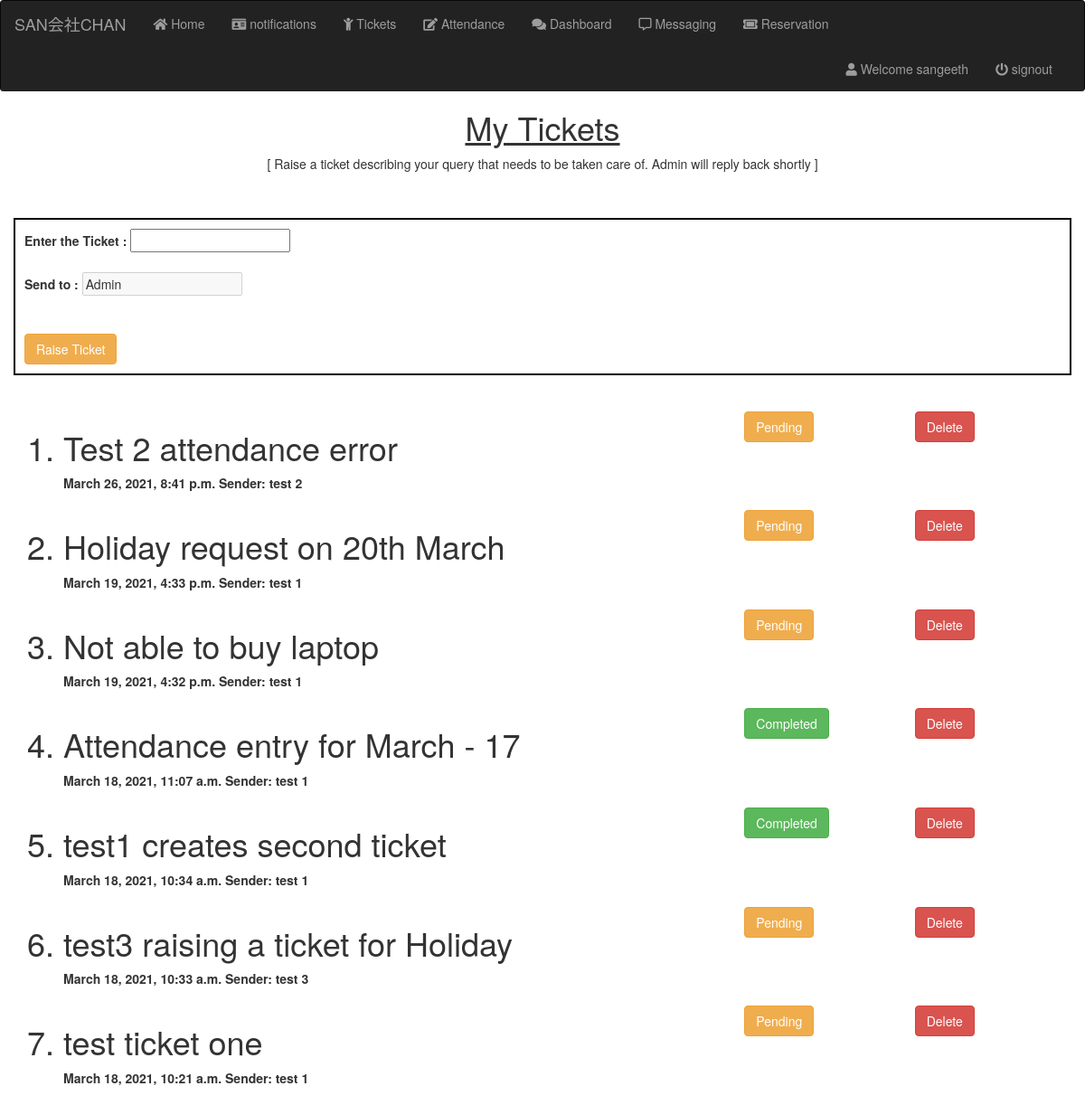
The app's page /tickets (signed in) with its own data.
### homepage/models.py (models this page shows)
class Tickets(models.Model):
    employee = models.ForeignKey(Employee , on_delete = models.CASCADE , related_name="ticket_employee")
    query = models.CharField(max_length=200)
    sender = models.ForeignKey(Employee , on_delete = models.CASCADE , related_name="ticket_sender")
    reciever = models.ForeignKey(Employee , on_delete = models.CASCADE , blank = True, null= True ,  related_name="ticket_reciever")
    created_at = models.DateTimeField(auto_now_add=True)
    status = models.IntegerField(default = 0)
    def __str__(self):
        return self.query

### structure/models.py (models this page shows, shortened)
class Employee(models.Model):
    user_profile = models.ForeignKey(user_profile, on_delete=models.CASCADE, null=True, blank=True )
    emp_no = models.IntegerField( primary_key=True )
    birth_date = models.DateField()
    first_name = models.CharField(max_length=14 , help_text="Enter your First Name")
    last_name = models.CharField(max_length=16)
    gender = models.CharField(max_length=1)
    hire_date = models.DateField()
    address = models.TextField(max_length=100, blank = True, null=True, default="NAN")
    class Meta:
        verbose_name = ('employee')
        verbose_name_plural = ('employees')
    def __str__(self):
        return "{} {}".format(self.first_name, self.last_name)

### homepage/views.py (the view, shortened to what this page needs)
# urls.py: path('tickets', views.tickets , name = "tickets"),
def tickets(request):
    current_user = request.user
    is_admin = Employee.objects.get(user_profile__email = current_user.email)
    if(is_admin.emp_no == 0):
        admin = Employee.objects.get(emp_no = 0)
        ticket = Tickets.objects.all().filter(~Q(status=3)).order_by('-created_at')
        print(ticket)
        return render(request,'landing/tickets.html', {'tickets' : ticket , 'curr_user' : current_user , 'admin':admin , 'is_admin':1})
    else:
        admin = Employee.objects.get(emp_no = 0)
        ticket = Tickets.objects.all().filter(~Q(status=3)).filter(employee__user_profile__email = current_user.email).order_by('-created_at')
        print(ticket)
        return render(request,'landing/tickets.html', {'tickets' : ticket , 'curr_user' : current_user , 'admin':admin})

### templates/landing/tickets.html (shortened to what this page needs)
<!DOCTYPE html>
{% extends "base.html" %}
{% load static %}
{% block body %}
    <h1 style = "text-align: center;"> <u> My Tickets </u> </h1>
    <p style = "text-align: center;">[ Raise a ticket describing your query that needs to be taken care of. Admin will reply back shortly ]</p>
    <br><br>
    <form style="border: 2px solid black; padding:10px;" method="POST">
        <label for="ticket">Enter the Ticket : </label>
        <input type="text" name="ticket">
        <br><br>
        <label for="reciever"> Send to :</label>
        <input type="text" name="reciever" value= "Admin" disabled >
        <br><br><br>
        <input type="submit" class="btn btn-warning "  value="Raise Ticket">
    </form>
    <br><br>
    <ol>
    {% for ticket in tickets %}
    <div>
            <div class="col-md-12">
                <div class="row">
                    <div class="col-md-8">
                        <h1> <li> {{ticket}} </li> </h1>
                        <b>{{ticket.created_at}}</b>
                        {% if is_admin %}
                        <b> Sender: {{ticket.sender}}</b>
                        {% else %}
                        <b> Sender: Myself</b>
                        {% endif %}
                        <br><br>
                    </div>
                    <div class="col-md-2">
                        {% if ticket.status == 0 %}
                        <a href="{% url 'homepage:ticket_status' pk1=ticket.id pk2=1 %}"><button class="btn btn-warning"> Pending </button> </a>
                        {% endif %}
                        {% if ticket.status == 1 %}
                        <a href=" {% url 'homepage:ticket_status' pk1=ticket.id pk2=0 %}"><button class="btn btn-success"> Completed </button></a>
                        {% endif %}
                    </div>
                    <div class="col-md-2">
                        <a href=" {% url 'homepage:ticket_status' pk1=ticket.id pk2=3 %}"><button class="btn btn-danger"> Delete </button> </a>
                    </div>
                </div>
            </div>
    </div>
    {% endfor %}
    </ol>
{% endblock %}

### templates/base.html (shortened to what this page needs)
<!DOCTYPE html>
{% load static %}
<html lang="en">
<head>
    <link rel="stylesheet" href="https://maxcdn.bootstrapcdn.com/bootstrap/3.3.7/css/bootstrap.min.css">
    <link rel="stylesheet" href="https://use.fontawesome.com/releases/v5.7.0/css/all.css">
    <link rel="stylesheet" href="{% static 'css/base.css' %}">
</head>
<body>
    <nav class="navbar navbar-inverse " style=" margin-bottom:0px ; border-bottom : 0px;">
        <div class="container-fluid">
            <div class="navbar-header">
                <a class="navbar-brand" href="/">SAN会社CHAN</a>
            </div>
            <ul class="nav navbar-nav">
                <li> <a href="/"> <i class="fa fa-home" aria-hidden="true"> </i>  Home</a> </li>
                {% if user.is_authenticated %}
                <li><a href="{% url 'homepage:notifications' %}"> <i class="fa fa-id-card" aria-hidden="true"></i> notifications</a></li>
                {% else %}
                    <li><a class="btn-disabled" href='/' disabled="disabled" onclick="myFunction()"> <i class="fa fa-id-card" aria-hidden="true"></i> notifications</a></li>
                {% endif %}
                {% if user.is_authenticated %}
                    <li><a href=" {% url 'homepage:tickets' %}"> <i class="fa fa-child" aria-hidden="true"></i> Tickets</a></li>
                    <li><a href="{% url 'attendance:attendance' %}"> <i class="fas fa-edit" aria-hidden="true"></i> Attendance </a></li>
                    <li><a href="{% url 'dashboard:home' %}"> <i class="fas fa-comments" aria-hidden="true"></i> Dashboard </a></li>
                    <li><a href="{% url 'messaging:home' %}"> <i class="far fa-comment-alt" aria-hidden="true"></i> Messaging </a></li>
                    <li><a href="{% url 'reservation:home' %}"> <i class="fas fa-ticket-alt" color = "white" aria-hidden="true"></i> Reservation </a></li>
                {% endif %}
            </ul>
            {% if user.is_authenticated %}
            <ul class = "nav navbar-nav navbar-right">
                <li><a href=" {% url 'homepage:profile' %}"> <i class="fas fa-user" aria-hidden="true"></i> Welcome {{user.username}} </a></li>
                <li style="padding-right: 20px;"><a href="{% url 'registration:signout' %}"> <i class="fa fa-power-off" aria-hidden="true"></i> signout </a></li>
            {% endif %}
        </div>
    </nav>
    <div class="container base-container" style=" padding:0px ;">
        {% block body %}
        {% endblock %}
    </div>
</body>
</html>

### records on screen
Tickets: query "Test 2 attendance error", created_at "March 26, 2021, 8:41 p.m.", sender "test 2", status "Pending"
Tickets: query "Holiday request on 20th March", created_at "March 19, 2021, 4:33 p.m.", sender "test 1", status "Pending"
Tickets: query "Not able to buy laptop", created_at "March 19, 2021, 4:32 p.m.", sender "test 1", status "Pending"
Tickets: query "Attendance entry for March - 17", created_at "March 18, 2021, 11:07 a.m.", sender "test 1", status "Completed"
Tickets: query "test1 creates second ticket", created_at "March 18, 2021, 10:34 a.m.", sender "test 1", status "Completed"
Tickets: query "test3 raising a ticket for Holiday", created_at "March 18, 2021, 10:33 a.m.", sender "test 3", status "Pending"
Tickets: query "test ticket one", created_at "March 18, 2021, 10:21 a.m.", sender "test 1", status "Pending"

### other values on screen
{{ user.username }} "sangeeth"
